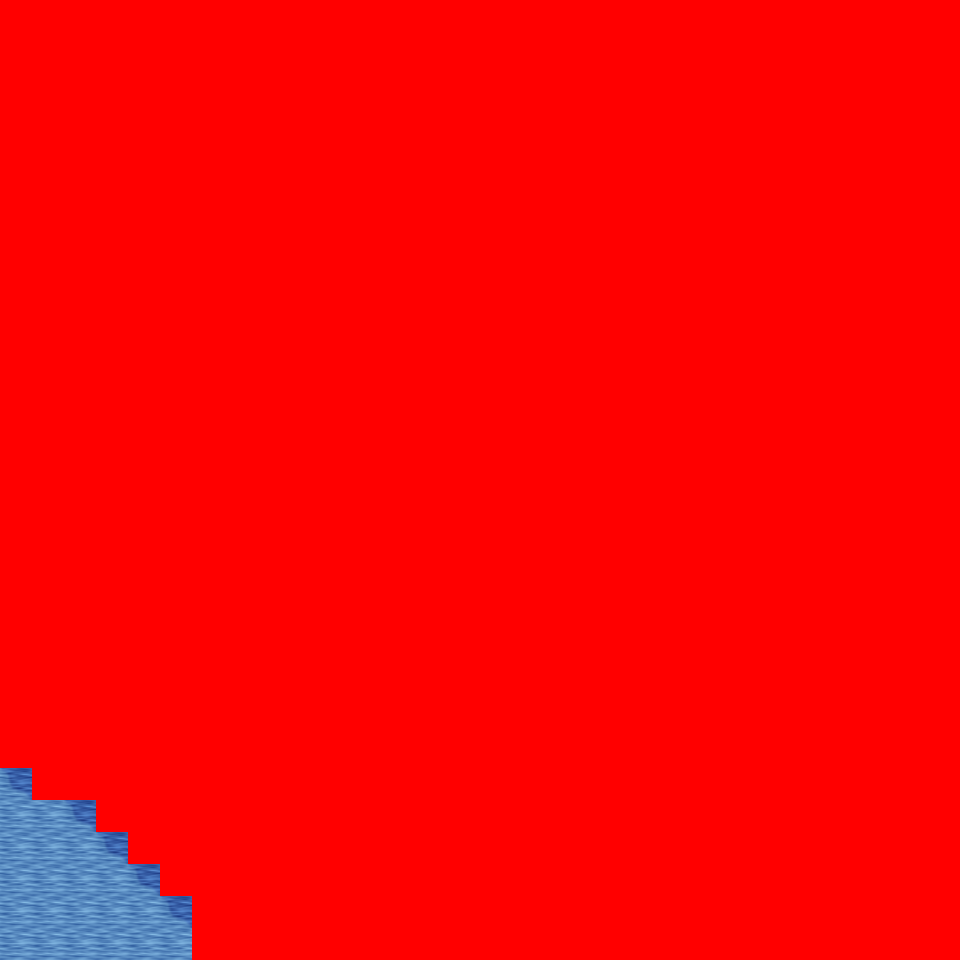

Rendered tile map (Tiled .tmx) drawn with the repository's tilesets; below, a short description and the map source with its tile grids summarised:
An orthogonal 30x30 tile map with 32x32 px tiles, 6 tile layers (Ground, Object, Object2, Above, ...), 10 tilesets and 2 objects (2x mapExit).

<map version="1.0" orientation="orthogonal" renderorder="right-down" width="30" height="30" tilewidth="32" tileheight="32" nextobjectid="3">
  <tileset firstgid="1" name="tileset_logic_collision" tilewidth="32" tileheight="32" tilecount="1" columns="1">
    <image source="../drawable/tileset_logic_collision.png" width="32" height="32" />
  </tileset>
  <tileset firstgid="2" name="tileset_ground_ground" tilewidth="32" tileheight="32" tilecount="33" columns="3">
    <image source="../drawable/tileset_ground_ground.png" width="96" height="352" />
  </tileset>
  <tileset firstgid="35" name="tileset_ground_earth_edges" tilewidth="32" tileheight="32" tilecount="18" columns="6">
    <image source="../drawable/tileset_ground_earth_edges.png" width="192" height="96" />
  </tileset>
  <tileset firstgid="53" name="tileset_ground_grass_corners" tilewidth="32" tileheight="32" tilecount="24" columns="6">
    <image source="../drawable/tileset_ground_grass_corners.png" width="192" height="128" />
  </tileset>
  <tileset firstgid="77" name="tileset_ground_grass_edges" tilewidth="32" tileheight="32" tilecount="36" columns="12">
    <image source="../drawable/tileset_ground_grass_edges.png" width="384" height="96" />
  </tileset>
  <tileset firstgid="113" name="tileset_ground_water_pool" tilewidth="32" tileheight="32" tilecount="72" columns="3">
    <image source="../drawable/tileset_ground_water_pool.png" width="96" height="768" />
  </tileset>
  <tileset firstgid="185" name="tileset_ground_ridge_earth_pale" tilewidth="32" tileheight="32" tilecount="96" columns="12">
    <image source="../drawable/tileset_ground_ridge_earth_pale.png" width="384" height="256" />
  </tileset>
  <tileset firstgid="281" name="tileset_ground_ridge_earth_dark" tilewidth="32" tileheight="32" tilecount="96" columns="12">
    <image source="../drawable/tileset_ground_ridge_earth_dark.png" width="384" height="256" />
  </tileset>
  <tileset firstgid="377" name="tileset_plant_stump_stump_vertical" tilewidth="32" tileheight="32" tilecount="1" columns="1">
    <image source="../drawable/tileset_plant_stump_stump_vertical.png" width="32" height="32" />
  </tileset>
  <tileset firstgid="378" name="tileset_plant_tree_tree_darkgreen" tilewidth="32" tileheight="32" tilecount="88" columns="8">
    <image source="../drawable/tileset_plant_tree_tree_darkgreen.png" width="256" height="352" />
  </tileset>
  <layer name="Ground" width="30" height="30">
    <data>[900 cells, 900 non-empty, 5 distinct tile ids]</data>
  </layer>
  <layer name="Object" width="30" height="30">
    <data>[900 cells, 0 non-empty, 0 distinct tile ids]</data>
  </layer>
  <layer name="Object2" width="30" height="30">
    <data>[900 cells, 0 non-empty, 0 distinct tile ids]</data>
  </layer>
  <layer name="Above" width="30" height="30">
    <data>[900 cells, 0 non-empty, 0 distinct tile ids]</data>
  </layer>
  <layer name="Above2" width="30" height="30">
    <data>[900 cells, 0 non-empty, 0 distinct tile ids]</data>
  </layer>
  <layer name="Walkable" width="30" height="30">
    <data>[900 cells, 875 non-empty, 1 distinct tile ids]</data>
  </layer>
  <objectgroup name="MapEvents">
    <object id="1" name="south" type="mapExit" x="0" y="928" width="192" height="32">
      <properties>
        <property name="map" value="level_0_x4_y77" />
        <property name="x" value="0" />
        <property name="y" value="1" />
      </properties>
    </object>
    <object id="2" name="west" type="mapExit" x="0" y="768" width="32" height="192">
      <properties>
        <property name="map" value="level_0_x3_y76" />
        <property name="x" value="28" />
        <property name="y" value="24" />
      </properties>
    </object>
  </objectgroup>
</map>
